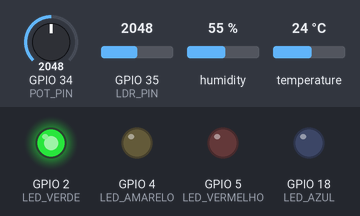
The sketch below on a simulated ESP32. Shown: output pins drawn as LEDs (lit = HIGH). The inputs (shaded band) are chosen by the test bench; at power-on: GPIO 34 (POT_PIN) = 2048, GPIO 35 (LDR_PIN) = 2048, humidity 55 %, temperature 24 °C. WiFi joins after 1.5 s; servers stay silent unless stated; no MQTT or app messages arrive unless stated; what the sketch prints to the serial monitor is not drawn.

Above: at 2.7 s.
2.8 s: GPIO 34 (POT_PIN) set to 1299
5.5 s: GPIO 34 (POT_PIN) set to 1167
At 6.4 s:
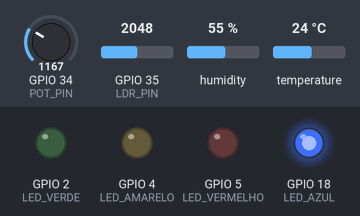
8.2 s: GPIO 35 (LDR_PIN) set to 1676
10.9 s: GPIO 35 (LDR_PIN) set to 1575
At 13.0 s:
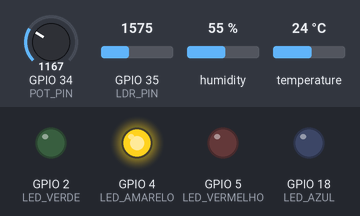
13.6 s: GPIO 35 (LDR_PIN) set to 2866
At 14.8 s:
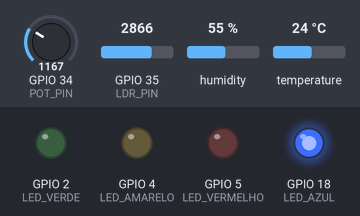
16.3 s: GPIO 35 (LDR_PIN) set to 1228
At 18.4 s:
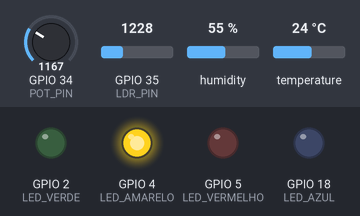
Timing chart, 0 to 19.9 s (numbered marks = the images above; inputs shaded):
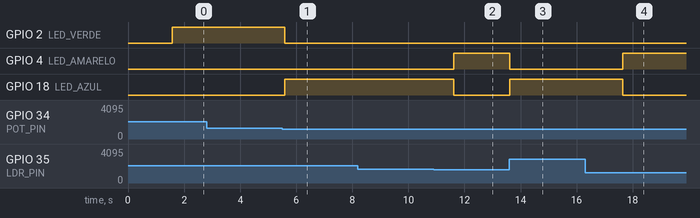

The sketch:

usina_solar.ino
```cpp
#include <WiFi.h>
#include <PubSubClient.h>
#include "DHT.h"

// ------------------- PINOS -------------------
#define DHTPIN 15
#define DHTTYPE DHT22
#define POT_PIN 34
#define LDR_PIN 35

// LEDs
#define LED_VERDE 2
#define LED_AMARELO 4
#define LED_VERMELHO 5
#define LED_AZUL 18

// ------------------- WI-FI -------------------
const char* ssid = "Wokwi-GUEST";
const char* password = "";

// ------------------- MQTT -------------------
const char* mqtt_server = "test.mosquitto.org";
const int mqtt_port = 1883;                // Porta padrão MQTT (sem SSL)
const char* mqtt_client_id = "ESP32SolarBot";
const char* mqtt_topic = "usina/monitoramento";

WiFiClient espClient;
PubSubClient client(espClient);

DHT dht(DHTPIN, DHTTYPE);

// ------------------- FUNÇÕES -------------------
void setup_wifi() {
  delay(10);
  Serial.println();
  Serial.print("Conectando ao WiFi...");
  WiFi.begin(ssid, password);
  while (WiFi.status() != WL_CONNECTED) {
    delay(500);
    Serial.print(".");
  }
  Serial.println("\n✅ WiFi conectado!");
  Serial.print("Endereço IP: ");
  Serial.println(WiFi.localIP());
}

void reconnect() {
  while (!client.connected()) {
    Serial.print("Conectando ao MQTT...");
    if (client.connect(mqtt_client_id)) {
      Serial.println("✅ Conectado ao broker MQTT!");
      client.subscribe(mqtt_topic); // se quiser ouvir também
    } else {
      Serial.print("Falha, rc=");
      Serial.print(client.state());
      Serial.println(" tentando novamente em 5s...");
      delay(5000);
    }
  }
}

// ------------------- SETUP -------------------
void setup() {
  Serial.begin(115200);
  dht.begin();

  // LEDs
  pinMode(LED_VERDE, OUTPUT);
  pinMode(LED_AMARELO, OUTPUT);
  pinMode(LED_VERMELHO, OUTPUT);
  pinMode(LED_AZUL, OUTPUT);

  // Desliga todos no início
  digitalWrite(LED_VERDE, LOW);
  digitalWrite(LED_AMARELO, LOW);
  digitalWrite(LED_VERMELHO, LOW);
  digitalWrite(LED_AZUL, LOW);

  setup_wifi();
  client.setServer(mqtt_server, mqtt_port);

  Serial.println("Sistema iniciado. Aguardando leitura dos sensores...");
}

// ------------------- LOOP -------------------
void loop() {
  if (!client.connected()) {
    reconnect();
  }
  client.loop();

  // Leitura dos sensores
  float temperatura = dht.readTemperature();
  float umidade = dht.readHumidity();
  int potValue = analogRead(POT_PIN);
  int ldrValue = analogRead(LDR_PIN);

  // Normalizações
  float energia = map(potValue, 0, 4095, 0, 100);
  float eficiencia = map(ldrValue, 0, 4095, 0, 100); // maior luz → maior eficiência

  // Envio MQTT
  char msg[200];
  snprintf(msg, sizeof(msg),
           "{\"temperatura\": %.2f, \"umidade\": %.2f, \"energia\": %.2f, \"eficiencia\": %.2f}",
           temperatura, umidade, energia, eficiencia);

  client.publish(mqtt_topic, msg);
  Serial.println(msg);

  // ---------- LÓGICA DOS LEDS ----------
  // Vermelho: superaquecimento
  // Amarelo: baixa eficiência
  // Azul: baixa energia
  // Verde: tudo ok

  if (temperatura > 45) {
    digitalWrite(LED_VERMELHO, HIGH);
    digitalWrite(LED_AMARELO, LOW);
    digitalWrite(LED_VERDE, LOW);
    digitalWrite(LED_AZUL, LOW);
  } else if (eficiencia < 40) {
    digitalWrite(LED_AMARELO, HIGH);
    digitalWrite(LED_VERMELHO, LOW);
    digitalWrite(LED_VERDE, LOW);
    digitalWrite(LED_AZUL, LOW);
  } else if (energia < 30) {
    digitalWrite(LED_AZUL, HIGH);
    digitalWrite(LED_VERMELHO, LOW);
    digitalWrite(LED_AMARELO, LOW);
    digitalWrite(LED_VERDE, LOW);
  } else {
    digitalWrite(LED_VERDE, HIGH);
    digitalWrite(LED_AMARELO, LOW);
    digitalWrite(LED_VERMELHO, LOW);
    digitalWrite(LED_AZUL, LOW);
  }

  delay(2000);
}
```

Measured:
- the behaviour switches between 1229 and 1228 on GPIO 34 (POT_PIN) (found by bisection; images 0 and 1)
- the behaviour switches between 1638 and 1637 on GPIO 35 (LDR_PIN) (found by bisection; images 1 and 2)
- after the input at 2.8 s, every drawn part: stays the same
- after the input at 5.5 s, GPIO 2 (LED_VERDE): HIGH → LOW after 0.09 s; GPIO 18 (LED_AZUL): LOW → HIGH after 0.09 s
- after the input at 8.2 s, every drawn part: stays the same
- after the input at 10.9 s, GPIO 4 (LED_AMARELO): LOW → HIGH after 0.71 s; GPIO 18 (LED_AZUL): HIGH → LOW after 0.71 s
- after the input at 13.6 s, GPIO 4 (LED_AMARELO): HIGH → LOW at once; GPIO 18 (LED_AZUL): LOW → HIGH at once
- after the input at 16.3 s, GPIO 4 (LED_AMARELO): LOW → HIGH after 1.3 s; GPIO 18 (LED_AZUL): HIGH → LOW after 1.3 s
